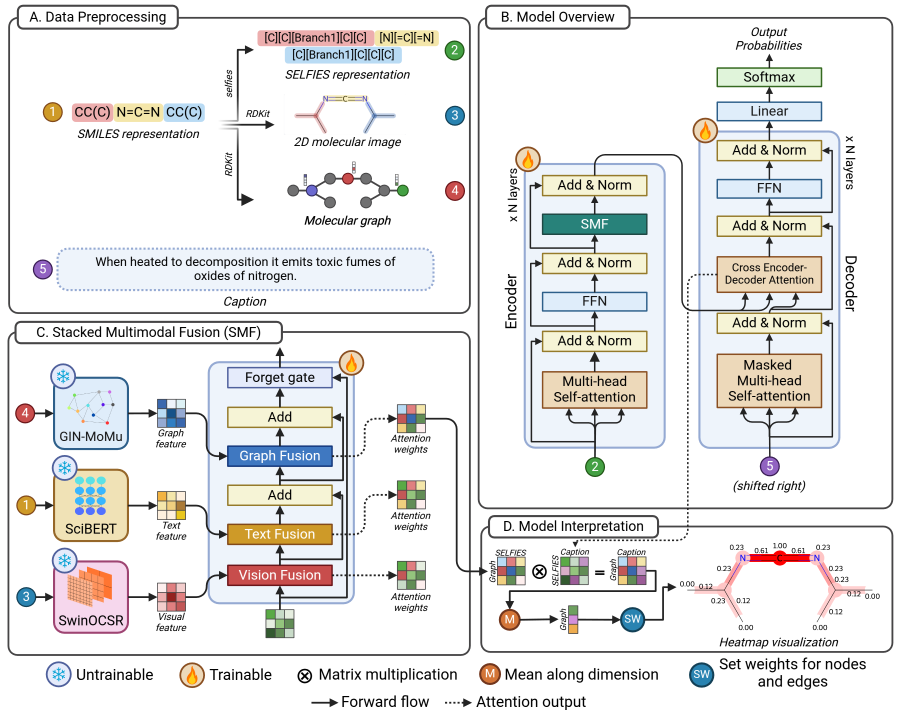
#> input picture assets/images/covers/XMolCap.png, 2700 x 2175 px, found by its file name (shown at 1/3 size)
$ python optimize_images.py
#> lines starting #> are read from the running program, lines starting #| are printed output that depends on the picture
import os
from PIL import Image, ImageOps

# Configuration
MAX_SIZE = 1920  # Max width or height (whichever is larger)
QUALITY = 85  # JPEG/WebP quality (1-100)

def optimize_image(image_path):
    """ Optimize image by correcting orientation, resizing, and converting to WebP format """
    with Image.open(image_path) as img:
#> img is the input picture: PIL image 2700x2175 RGBA; mean R, G, B, A 231.3, 230.8, 230, 255
        img = ImageOps.exif_transpose(img)  # Fix image rotation based on EXIF
        is_png = image_path.lower().endswith(".png")
        img_format = "WEBP"

        # Resize if width or height exceeds MAX_SIZE
        width, height = img.size
#> width = 2700; height = 2175
        if width > MAX_SIZE or height > MAX_SIZE:
            scale = MAX_SIZE / max(width, height)  # Scale by the larger dimension
#> scale = 0.711
            new_size = (int(width * scale), int(height * scale))
#> new_size = (1920, 1546)
            img = img.resize(new_size, Image.LANCZOS)
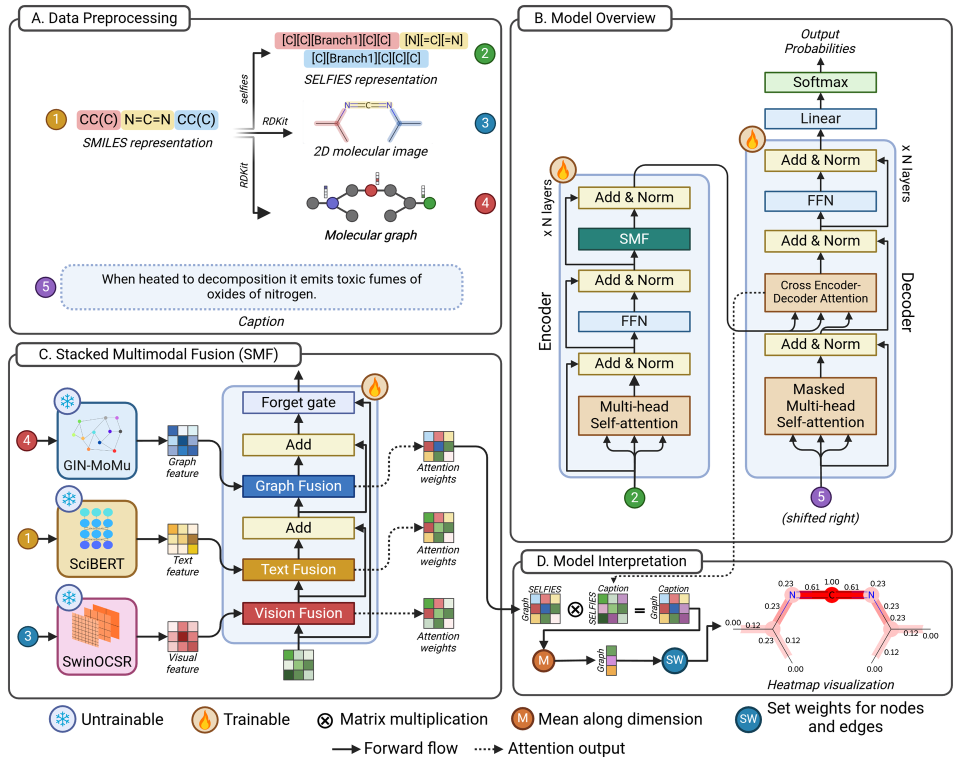
#> img: PIL image 1920x1546 RGBA (shown at 1/2 size); mean R, G, B, A 231.2, 230.7, 229.8, 255
            print(f"Resized: {image_path} → {new_size}")
#| Resized: /home/cbbl2/Documents/codes/duongttr.github.io/assets/images/covers/XMolCap.png → (1920, 1546)

        # Save as WebP (lossless for PNG, quality setting for others)
        new_path = os.path.splitext(image_path)[0] + ".webp"
        if is_png:
            img.save(new_path, img_format, lossless=True)  # Preserve transparency for PNG
        else:
            img = img.convert("RGB")  # Convert non-PNG images to RGB
            img.save(new_path, img_format, quality=QUALITY)

        print(f"Optimized: {image_path} → {new_path}")

def process_images(folder):
    """ Recursively find and optimize all images in a folder (including subfolders) """
    for root, _, files in os.walk(folder):
        for filename in files:
            if filename.lower().endswith(('png', 'jpg', 'jpeg')):
                image_path = os.path.join(root, filename)
                optimize_image(image_path)

if __name__ == "__main__":
    # input_folder = "."  # Change this to your folder
    # process_images(input_folder)
    # print("All images optimized successfully!")
    optimize_image("/home/cbbl2/Documents/codes/duongttr.github.io/assets/images/covers/XMolCap.png")

$ run again, with assets/images/covers/Mol2Lang-VLM.png copied over assets/images/covers/XMolCap.png
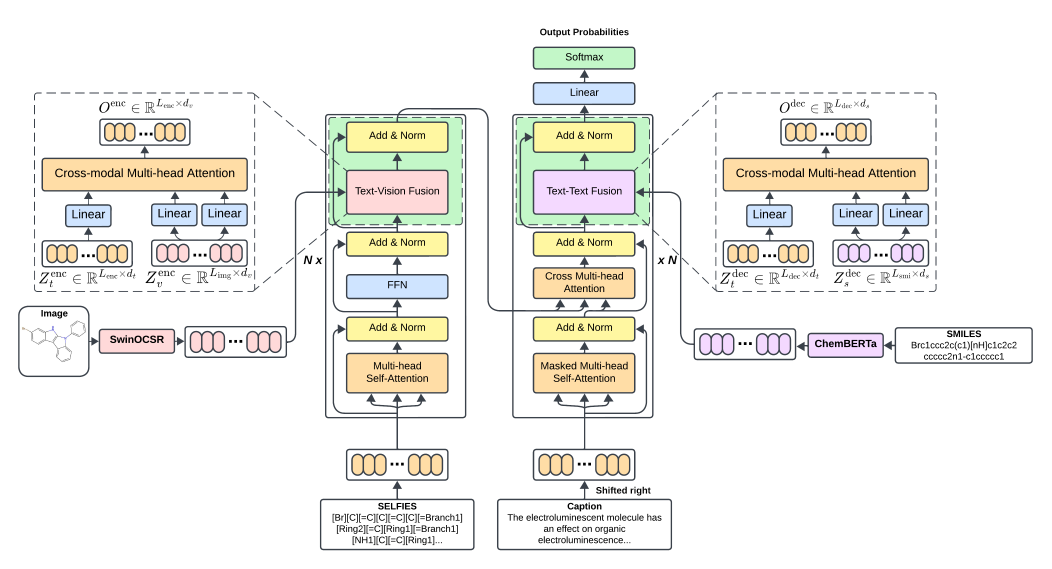
#> input picture assets/images/covers/Mol2Lang-VLM.png, 4206 x 2273 px, found by its file name (shown at 1/4 size)
#> in optimize_image, img is the input picture: PIL image 4206x2273 RGB; mean R, G, B 240.9, 240.2, 236
#> in optimize_image, `img = img.resize(new_size, Image.LANCZOS)`:
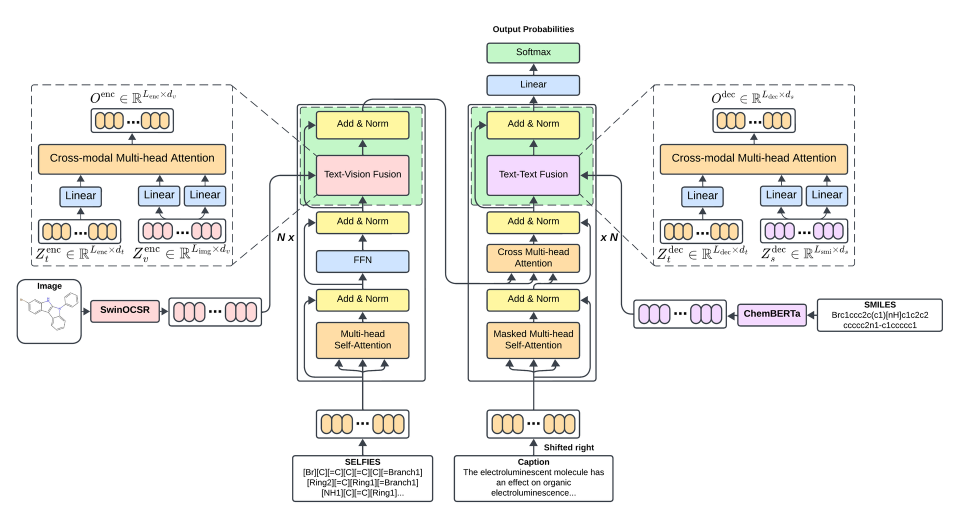
#> img: PIL image 1920x1037 RGB (shown at 1/2 size); mean R, G, B 240.6, 240, 235.7
#| Resized: /home/cbbl2/Documents/codes/duongttr.github.io/assets/images/covers/XMolCap.png → (1920, 1037)
